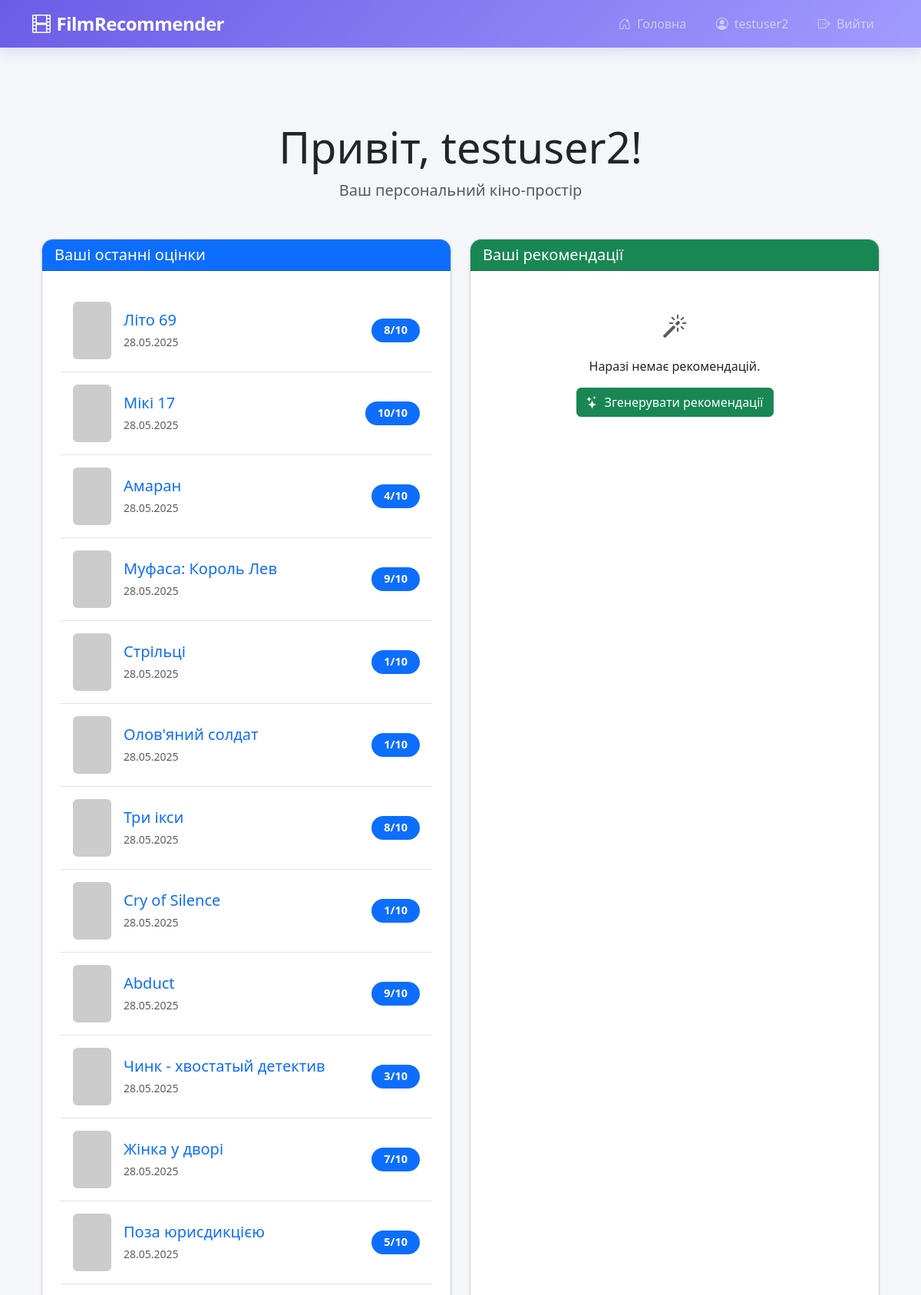
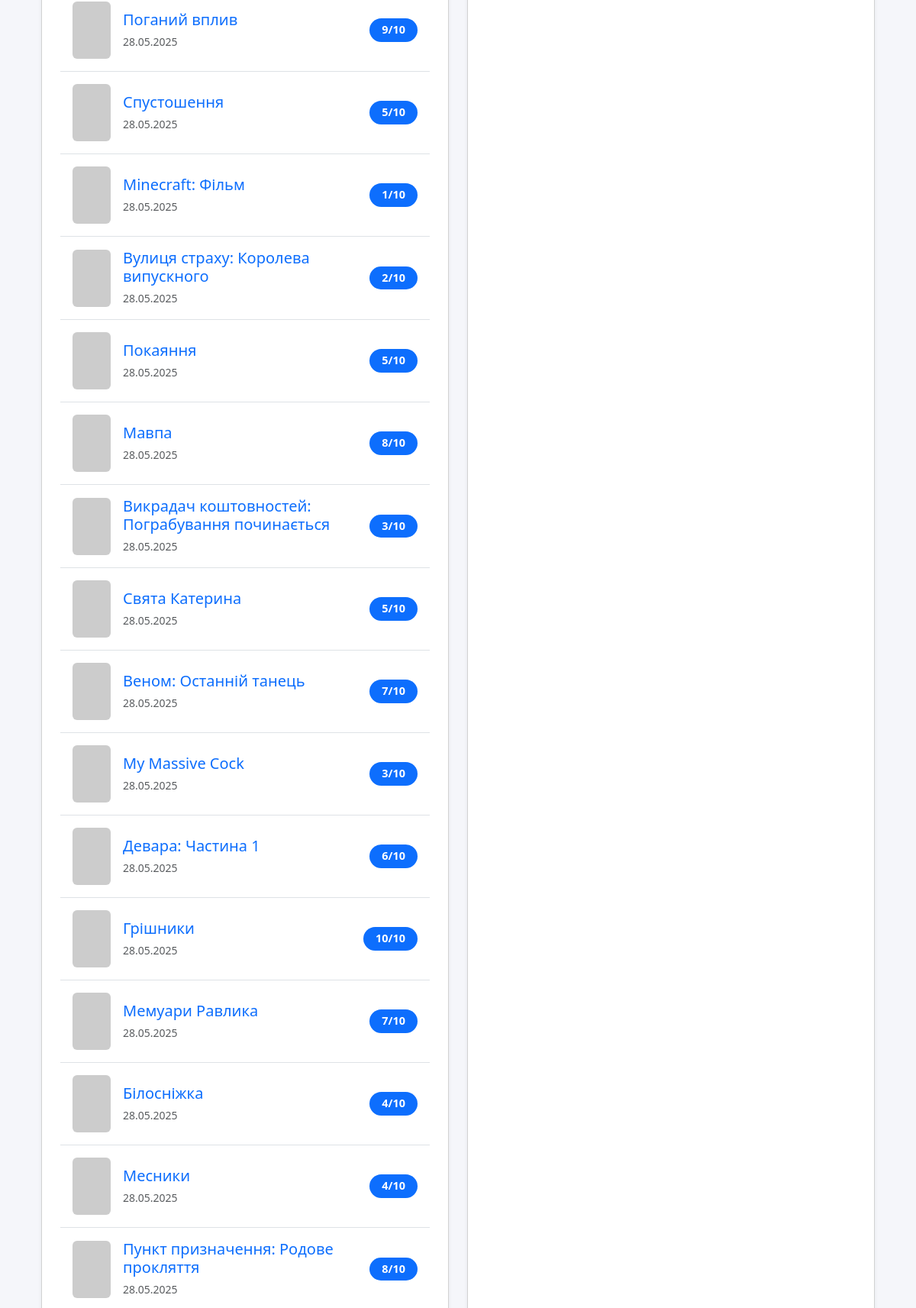
/account/ (signed in, upper part), run on the app's committed database (2 pictures, top to bottom).
### recommender/models.py (models this page shows, shortened)
class User(AbstractUser):
    pass

class Rating(models.Model):
    user = models.ForeignKey(User, on_delete=models.CASCADE, related_name='ratings', db_index=True)
    movie = models.ForeignKey(Movie, on_delete=models.CASCADE, related_name='ratings', db_index=True)
    score = models.IntegerField(validators=[MinValueValidator(1), MaxValueValidator(10)])
    created_at = models.DateTimeField(auto_now_add=True)
    class Meta:
        unique_together = ('user', 'movie') # Користувач може оцінити фільм лише один раз
        indexes = [
            models.Index(fields=['user']),
            models.Index(fields=['movie']),
            models.Index(fields=['score']),
        ]
        verbose_name = "Rating"
        verbose_name_plural = "Ratings"
        ordering = ['-created_at']

class Movie(models.Model):
    tmdb_id = models.IntegerField(unique=True)
    title = models.CharField(max_length=255)
    overview = models.TextField(blank=True, null=True)
    release_date = models.DateField(blank=True, null=True)
    poster_path = models.CharField(max_length=255, blank=True, null=True)
    poster_url = models.URLField(max_length=500, blank=True, null=True)
    backdrop_path = models.CharField(max_length=255, blank=True, null=True)
    backdrop_url = models.URLField(max_length=500, blank=True, null=True)
    vote_average = models.FloatField(default=0.0)
    vote_count = models.IntegerField(default=0)
    genres_json = models.JSONField(default=list, blank=True, null=True)
    directors_json = models.JSONField(default=list, blank=True, null=True)
    cast_json = models.JSONField(default=list, blank=True, null=True)
    production_countries_json = models.JSONField(default=list, blank=True, null=True)
    spoken_languages_json = models.JSONField(default=list, blank=True, null=True)
    keywords_json = models.JSONField(default=list, blank=True, null=True)
    class Meta:
        verbose_name = "Movie"
        verbose_name_plural = "Movies"
        ordering = ['title']

### recommender/views.py (the view)
# urls.py: path('account/', views.account_view, name='account'),
@login_required
def account_view(request):
    user_ratings = Rating.objects.filter(user=request.user).select_related('movie').order_by('-created_at')
    user_recommendations = UserRecommendation.objects.filter(user=request.user).select_related('movie').order_by(
        '-score')[:20] # Рекомендації можна залишити обмеженими, якщо їх багато
    context = {
        'user': request.user,
        'user_ratings': user_ratings,
        'user_recommendations': user_recommendations,
    }
    return render(request, 'account.html', context)

### recommender/templatetags/custom_filters.py (called while the page is built)
@register.filter
def safe_poster_url(poster_path, size='w500'):
    return get_movie_poster_url(poster_path, size)

### recommender/utils.py (called while the page is built)
def get_movie_poster_url(path, size='w500'):
    if path:
        return f"https://image.tmdb.org/t/p/{size}{path}"
    return None

### templates/account.html (shortened to what this page needs)
{% extends 'base.html' %}
{% load custom_filters %}
{% block content %}
<div class="container py-5">
    <div class="text-center mb-5">
        <h1 class="display-4">Привіт, {{ user.username }}!</h1>
        <p class="lead text-muted">Ваш персональний кіно-простір</p>
    </div>
    <div class="row g-4">
        <div class="col-lg-6">
            <div class="card shadow-sm h-100">
                <div class="card-header bg-primary text-white">
                    <h2 class="h5 mb-0">Ваші останні оцінки</h2>
                </div>
                <div class="card-body">
                    {% if user_ratings %}
                        <div class="list-group list-group-flush">
                            {% for rating in user_ratings %}
                                <div class="list-group-item d-flex justify-content-between align-items-center py-3">
                                    <div class="d-flex align-items-center">
                                        <img src="{{ rating.movie.poster_path|safe_poster_url:'w92' }}"
                                             class="rounded me-3"
                                             width="50"
                                             height="75"
                                             alt="{{ rating.movie.title }}"
                                             loading="lazy"
                                             onerror="this.onerror=null;this.src='https://via.placeholder.com/50x75?text=No+Poster';">
                                        <div>
                                            <a href="{% url 'movie_detail' rating.movie.id %}" class="text-decoration-none">
                                                <h5 class="mb-1">{{ rating.movie.title }}</h5>
                                            </a>
                                            <small class="text-muted">{{ rating.created_at|date:"d.m.Y" }}</small>
                                        </div>
                                    </div>
                                    <span class="badge bg-primary rounded-pill px-3 py-2">{{ rating.score }}/10</span>
                                </div>
                            {% endfor %}
                        </div>
                    {% else %}
                        <div class="text-center py-4">
                            <i class="bi bi-film text-muted" style="font-size: 2rem;"></i>
                            <p class="mt-3">Ви ще не оцінили жодного фільму.</p>
                            <a href="{% url 'index' %}" class="btn btn-outline-primary">Знайти фільми</a>
                        </div>
                    {% endif %}
                </div>
            </div>
        </div>
        <div class="col-lg-6">
            <div class="card shadow-sm h-100">
                <div class="card-header bg-success text-white">
                    <h2 class="h5 mb-0">Ваші рекомендації</h2>
                </div>
                <div class="card-body">
                    {% if user_recommendations %}
                        <div class="list-group list-group-flush">
                            {% for recommendation in user_recommendations %}
                                <div class="list-group-item d-flex justify-content-between align-items-center py-3">
                                    <div class="d-flex align-items-center">
                                        <img src="{{ recommendation.movie.poster_path|safe_poster_url:'w92' }}"
                                             class="rounded me-3"
                                             width="50"
                                             height="75"
                                             alt="{{ recommendation.movie.title }}"
                                             loading="lazy"
                                             onerror="this.onerror=null;this.src='https://via.placeholder.com/50x75?text=No+Poster';">
                                        <div>
                                            <a href="{% url 'movie_detail' recommendation.movie.id %}" class="text-decoration-none">
                                                <h5 class="mb-1">{{ recommendation.movie.title }}</h5>
                                            </a>
                                        </div>
                                    </div>
                                    <form method="post" action="{% url 'delete_user_recommendation' recommendation.id %}" class="mb-0">
                                        {% csrf_token %}
                                        <button type="submit" class="btn btn-outline-danger btn-sm"
                                                title="Видалити рекомендацію"
                                                onclick="return confirm('Видалити цю рекомендацію?')">
                                            <i class="bi bi-trash"></i>
                                        </button>
                                    </form>
                                </div>
                            {% endfor %}git checkout main
                        </div>
                    {% else %}
                        <div class="text-center py-4">
                            <i class="bi bi-magic text-muted" style="font-size: 2rem;"></i>
                            <p class="mt-3">Наразі немає рекомендацій.</p>
                            <form method="post" action="{% url 'generate_recommendations_page' %}" class="d-inline">
                                <button type="submit" class="btn btn-success">
                                    <i class="bi bi-stars me-2"></i>Згенерувати рекомендації
                                </button>
                            </form>
                        </div>
                    {% endif %}
                </div>
            </div>
        </div>
    </div>
</div>
{% endblock %}

### templates/base.html (shortened to what this page needs)
<!DOCTYPE html>
<html lang="uk">
<head>
    <link rel="stylesheet" href="https://cdn.jsdelivr.net/npm/bootstrap-icons@1.8.0/font/bootstrap-icons.css">
    <link rel="stylesheet" href="https://cdn.jsdelivr.net/npm/bootstrap@5.3.3/dist/css/bootstrap.min.css">
    <link rel="stylesheet" href="https://cdn.jsdelivr.net/npm/bootstrap-icons@1.11.3/font/bootstrap-icons.min.css">
</head>
<body>
    <nav class="navbar navbar-expand-lg navbar-dark sticky-top">
        <div class="container">
            <a class="navbar-brand d-flex align-items-center" href="{% url 'index' %}">
                <i class="bi bi-film me-2"></i>
                FilmRecommender
            </a>
            <div class="collapse navbar-collapse" id="navbarNav">
                <ul class="navbar-nav ms-auto">
                    <li class="nav-item">
                        <a class="nav-link" href="{% url 'index' %}">
                            <i class="bi bi-house-door me-1"></i> Головна
                        </a>
                    </li>
                    {% if user.is_authenticated %}
                    <li class="nav-item">
                        <a class="nav-link" href="{% url 'account' %}">
                            <i class="bi bi-person-circle me-1"></i> {{ user.username }}
                        </a>
                    </li>
                    <li class="nav-item">
                        <a class="nav-link" href="{% url 'logout' %}">
                            <i class="bi bi-box-arrow-right me-1"></i> Вийти
                        </a>
                    </li>
                    {% endif %}
                </ul>
            </div>
        </div>
    </nav>
    <main class="flex-grow-1">
        <div class="container my-5">
            {% block content %}
            {% endblock %}
        </div>
    </main>
</body>
</html>

### templates/base.html (style rules this page uses)
:root { --primary: #6c5ce7; --dark: #2d3436; --light: #f8f9fa; --gradient: linear-gradient(135deg, #6c5ce7 0%, #a29bfe 100%); }
body { background-color: #f5f6fa; font-family: 'Segoe UI', system-ui, -apple-system, sans-serif; min-height: 100vh; display: flex; flex-direction: column; }
.navbar { background: var(--gradient) !important; box-shadow: 0 4px 20px rgba(108, 92, 231, 0.2); }
.navbar-brand { font-weight: 700; font-size: 1.5rem; letter-spacing: -0.5px; }
.nav-link { font-weight: 500; padding: 0.5rem 1rem !important; border-radius: 50px; margin: 0 0.2rem; transition: all 0.3s ease; }
.card-body { padding: 1.5rem; flex-grow: 1; display: flex; flex-direction: column; }

### templates/account.html (style rules this page uses)
.card { border-radius: 15px; overflow: hidden; transition: transform 0.3s ease; }
.list-group-item { transition: background-color 0.2s; }
.badge { font-size: 0.9rem; }

### data on the page
User: username "testuser2"
Rating: movie "Літо 69", created_at "28.05.2025", score "8"
Rating: movie "Мікі 17", created_at "28.05.2025", score "10"
Rating: movie "Амаран", created_at "28.05.2025", score "4"
Rating: movie "Муфаса: Король Лев", created_at "28.05.2025", score "9"
Rating: movie "Стрільці", created_at "28.05.2025", score "1"
Rating: movie "Олов'яний солдат", created_at "28.05.2025", score "1"
Rating: movie "Три ікси", created_at "28.05.2025", score "8"
Rating: movie "Cry of Silence", created_at "28.05.2025", score "1"
Rating: movie "Abduct", created_at "28.05.2025", score "9"
Rating: movie "Чинк - хвостатый детектив", created_at "28.05.2025", score "3"
Rating: movie "Жінка у дворі", created_at "28.05.2025", score "7"
Rating: movie "Поза юрисдикцією", created_at "28.05.2025", score "5"
Rating: movie "Поганий вплив", created_at "28.05.2025", score "9"
Rating: movie "Спустошення", created_at "28.05.2025", score "5"
Rating: movie "Minecraft: Фільм", created_at "28.05.2025", score "1"
Rating: movie "Вулиця страху: Королева випускного", created_at "28.05.2025", score "2"
Rating: movie "Покаяння", created_at "28.05.2025", score "5"
Rating: movie "Мавпа", created_at "28.05.2025", score "8"
Rating: movie "Викрадач коштовностей: Пограбування починається", created_at "28.05.2025", score "3"
Rating: movie "Свята Катерина", created_at "28.05.2025", score "5"
Rating: movie "Веном: Останній танець", created_at "28.05.2025", score "7"
Rating: movie "My Massive Cock", created_at "28.05.2025", score "3"
Rating: movie "Девара: Частина 1", created_at "28.05.2025", score "6"
Rating: movie "Грішники", created_at "28.05.2025", score "10"
Rating: movie "Мемуари Равлика", created_at "28.05.2025", score "7"
Rating: movie "Білосніжка", created_at "28.05.2025", score "4"
Rating: movie "Месники", created_at "28.05.2025", score "4"
Rating: movie "Пункт призначення: Родове прокляття", created_at "28.05.2025", score "8"
